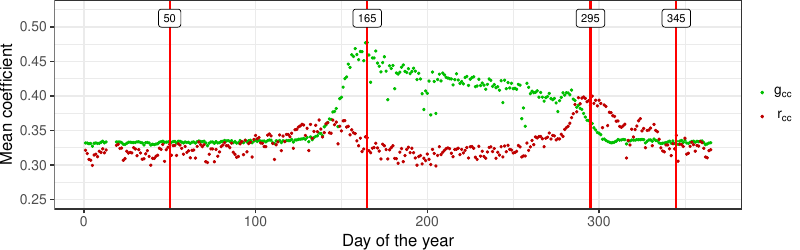

Write the R code that produced this figure.
#!/usr/local/bin/Rscript
library(tidyverse)

add_plot_metadata <- function (data) {
  data %>% 
  mutate(Filename = gsub('.*/', '', Name)) %>%
  mutate(Filename = gsub('.jpg', '', Filename)) %>%
  mutate(Filename = gsub('dc_', '', Filename)) %>%
  separate(Filename, sep='__', into=c('Filename', 'Camera_ID')) %>%
  separate(Filename, sep='_', into=c('Year', 'Day', 'Time', 'Dataset')) %>%
  mutate(Time = gsub('\\+.*', '', Time)) %>%
  mutate(Hour = as.integer(substr(Time, 1, 2))) %>%
  mutate(Minute = as.integer(substr(Time, 3, 4))) %>%
  mutate(Year = as.integer(Year)) %>%
  mutate(Day = as.integer(Day)) %>%
  select(-Time)
}

meanGcc <- read.csv('../../data/tky-2006-mean-gcc.csv');
meanRcc <- read.csv('../../data/tky-2006-mean-rcc.csv') %>% select(MeanRcc)

values <- cbind(meanGcc, meanRcc) %>% as.tibble %>%
  add_plot_metadata

p <- values %>%
  ggplot() +
  geom_point(aes(x = Day, y = MeanGcc, col='Gcc'), size=0.5) +
  geom_point(aes(x = Day, y = MeanRcc, col='Rcc'), size=0.5) + 
  scale_colour_manual(values=c(rgb(0, 0.75, 0),
                               rgb(0.75, 0, 0)),
                      labels=c(expression(g[cc]),
                               expression(r[cc]))
                      ) +
  ylim(0.25, 0.525) +
  xlab('Day of the year') +
  ylab('Mean coefficient') +
  theme_bw(base_size=12) +
  theme(
    plot.margin = unit(c(0,0,0,0), "cm"),
    legend.spacing = unit(0, "mm"),
    legend.justification = "left",
    legend.box.spacing = unit(0, "pt"),
    legend.box.margin = margin(0,0,0,0),
    legend.title = element_blank()
  )

df.redLines <- tribble(~X,50,165,295,345) %>% mutate(Y=1)

p +
    geom_vline(data=df.redLines, aes(xintercept=X), size=0.75, color="red") +
    geom_label(data=df.redLines, aes(x=X, y=0.5125, label = X), size=2.75)

ggsave('tky-2006-mean-gcc-rcc.pdf', width = 8, height = 2.5)
